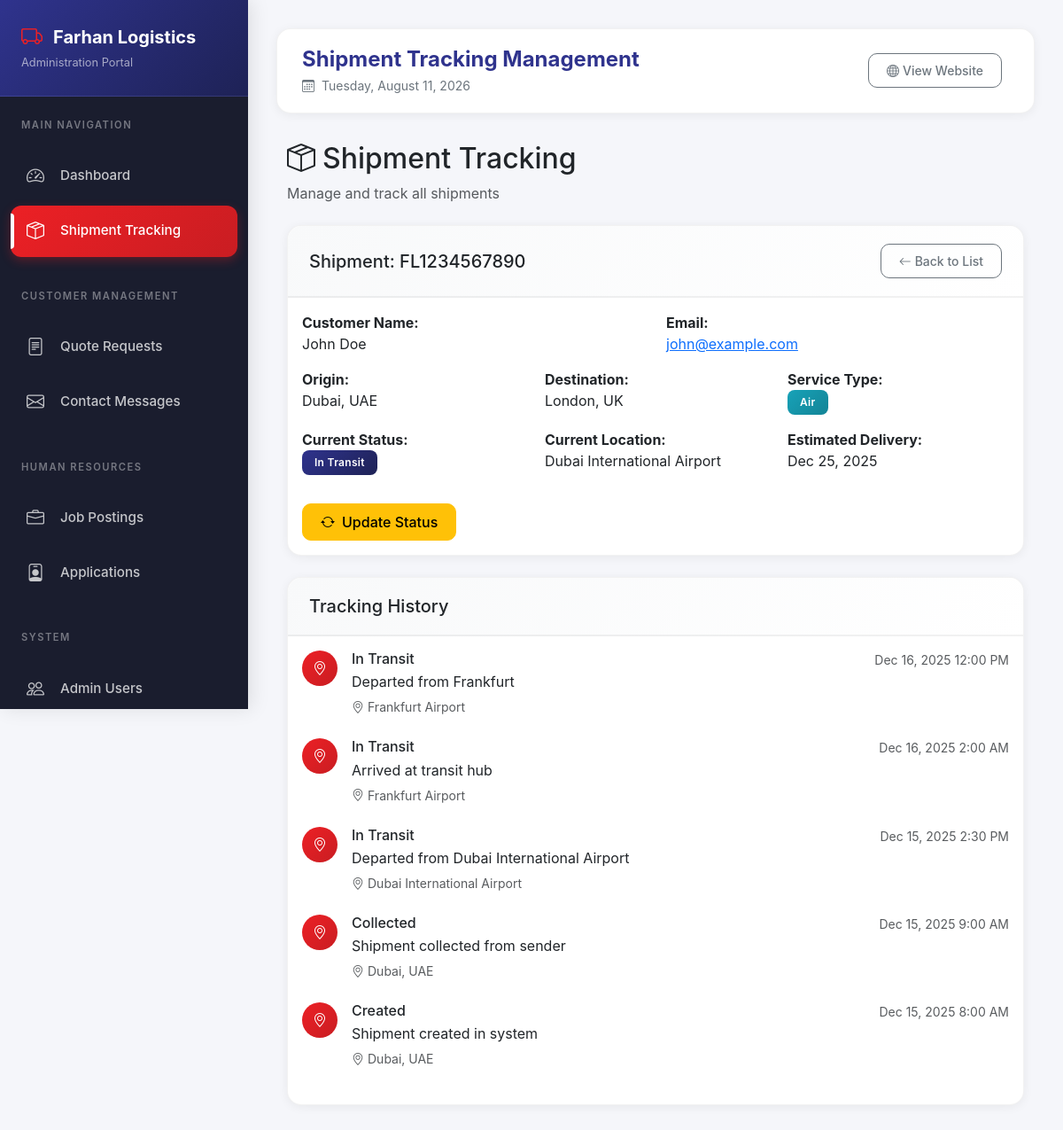
The app's page /admin/shipments?view=FL1234567890 (signed in) with its own data.
### tables this page shows
CREATE TABLE `shipment_tracking` (
  `id` int UNSIGNED NOT NULL,
  `tracking_number` varchar(50) NOT NULL,
  `customer_name` varchar(100) DEFAULT NULL,
  `customer_email` varchar(100) DEFAULT NULL,
  `origin` varchar(100) NOT NULL,
  `destination` varchar(100) NOT NULL,
  `service_type` enum('air','sea','road') NOT NULL,
  `current_status` enum('pending','collected','in_transit','customs','out_for_delivery','delivered') DEFAULT 'pending',
  `current_location` varchar(100) DEFAULT NULL,
  `estimated_delivery` date DEFAULT NULL,
  `actual_delivery` date DEFAULT NULL,
  `created_at` timestamp NULL DEFAULT CURRENT_TIMESTAMP,
  `updated_at` timestamp NULL DEFAULT CURRENT_TIMESTAMP ON UPDATE CURRENT_TIMESTAMP
);

CREATE TABLE `tracking_events` (
  `id` int UNSIGNED NOT NULL,
  `tracking_number` varchar(50) NOT NULL,
  `event_type` varchar(50) NOT NULL,
  `event_description` text NOT NULL,
  `location` varchar(100) DEFAULT NULL,
  `event_date` datetime NOT NULL,
  `created_at` timestamp NULL DEFAULT CURRENT_TIMESTAMP
);

### public_html/admin/shipments.php (the view, shortened to what this page needs)
<?php
require_once dirname(__DIR__) . '/config/db.php';
$pageTitle = 'Shipment Tracking Management';
$viewing_shipment = null;
$tracking_events = [];
if (isset($_GET['view'])) {
    $tracking_number = $_GET['view'];
    $stmt = $pdo->prepare("SELECT * FROM shipment_tracking WHERE tracking_number = ?");
    $stmt->execute([$tracking_number]);
    $viewing_shipment = $stmt->fetch(PDO::FETCH_ASSOC);
    if ($viewing_shipment) {
        $events_stmt = $pdo->prepare("SELECT * FROM tracking_events WHERE tracking_number = ? ORDER BY event_date DESC");
        $events_stmt->execute([$tracking_number]);
        $tracking_events = $events_stmt->fetchAll(PDO::FETCH_ASSOC);
    }
}
require_once __DIR__ . '/includes/header.php';
?>
<div class="container-fluid animate-in">
    <div class="row mb-4">
        <div class="col-12">
            <div class="d-flex justify-content-between align-items-center">
                <div>
                    <h2><i class="bi bi-box-seam me-2"></i>Shipment Tracking</h2>
                    <p class="text-muted mb-0">Manage and track all shipments</p>
                </div>
            </div>
        </div>
    </div>
    <?php if ($viewing_shipment): ?>
    <div class="card mb-4">
        <div class="card-header d-flex justify-content-between align-items-center">
            <h5 class="mb-0">Shipment: <?= htmlspecialchars($viewing_shipment['tracking_number']) ?></h5>
            <a href="/admin/shipments" class="btn btn-sm btn-outline-secondary">
                <i class="bi bi-arrow-left me-1"></i>Back to List
            </a>
        </div>
        <div class="card-body">
            <div class="row">
                <div class="col-md-6 mb-3">
                    <strong>Customer Name:</strong><br>
                    <?= htmlspecialchars($viewing_shipment['customer_name']) ?>
                </div>
                <div class="col-md-6 mb-3">
                    <strong>Email:</strong><br>
                    <a href="mailto:<?= htmlspecialchars($viewing_shipment['customer_email']) ?>">
                        <?= htmlspecialchars($viewing_shipment['customer_email']) ?>
                    </a>
                </div>
                <div class="col-md-4 mb-3">
                    <strong>Origin:</strong><br>
                    <?= htmlspecialchars($viewing_shipment['origin']) ?>
                </div>
                <div class="col-md-4 mb-3">
                    <strong>Destination:</strong><br>
                    <?= htmlspecialchars($viewing_shipment['destination']) ?>
                </div>
                <div class="col-md-4 mb-3">
                    <strong>Service Type:</strong><br>
                    <span class="badge bg-info"><?= ucfirst($viewing_shipment['service_type']) ?></span>
                </div>
                <div class="col-md-4 mb-3">
                    <strong>Current Status:</strong><br>
                    <?php
                    $status_colors = [
                        'pending' => 'secondary',
                        'collected' => 'info',
                        'in_transit' => 'primary',
                        'customs' => 'warning',
                        'out_for_delivery' => 'success',
                        'delivered' => 'success'
                    ];
                    $color = $status_colors[$viewing_shipment['current_status']] ?? 'secondary';
                    ?>
                    <span class="badge bg-<?= $color ?>"><?= ucwords(str_replace('_', ' ', $viewing_shipment['current_status'])) ?></span>
                </div>
                <div class="col-md-4 mb-3">
                    <strong>Current Location:</strong><br>
                    <?= htmlspecialchars($viewing_shipment['current_location']) ?>
                </div>
                <div class="col-md-4 mb-3">
                    <strong>Estimated Delivery:</strong><br>
                    <?= date('M d, Y', strtotime($viewing_shipment['estimated_delivery'])) ?>
                </div>
            </div>
            <button class="btn btn-warning mt-3" data-bs-toggle="modal" data-bs-target="#updateStatusModal">
                <i class="bi bi-arrow-repeat me-2"></i>Update Status
            </button>
        </div>
    </div>
    <div class="card">
        <div class="card-header">
            <h5 class="mb-0">Tracking History</h5>
        </div>
        <div class="card-body">
            <div class="timeline">
                <?php foreach ($tracking_events as $event): ?>
                <div class="timeline-item mb-4">
                    <div class="d-flex">
                        <div class="timeline-marker me-3">
                            <div style="width: 40px; height: 40px; border-radius: 50%; background: linear-gradient(135deg, var(--primary-red), #c91d22); display: flex; align-items: center; justify-content: center; color: white;">
                                <i class="bi bi-geo-alt"></i>
                            </div>
                        </div>
                        <div class="flex-grow-1">
                            <div class="d-flex justify-content-between">
                                <h6 class="mb-1"><?= htmlspecialchars($event['event_type']) ?></h6>
                                <small class="text-muted"><?= date('M d, Y g:i A', strtotime($event['event_date'])) ?></small>
                            </div>
                            <p class="mb-1"><?= htmlspecialchars($event['event_description']) ?></p>
                            <small class="text-muted"><i class="bi bi-geo-alt me-1"></i><?= htmlspecialchars($event['location']) ?></small>
                        </div>
                    </div>
                </div>
                <?php endforeach; ?>
            </div>
        </div>
    </div>
    <?php endif; ?>
</div>
<?php require_once __DIR__ . '/includes/footer.php'; ?>

### public_html/router.php (shortened to what this page needs)
<?php
$uri = parse_url($_SERVER['REQUEST_URI'], PHP_URL_PATH);
$uri = urldecode($uri);
$uri = rtrim($uri, '/');
$page = ltrim($uri, '/');
$page = preg_replace('/\?.*/', '', $page);
$file = __DIR__ . '/' . $page . '.php';
if (file_exists($file)) {
    include $file;
    return true;
}
return true;

### public_html/admin/includes/header.php (shortened to what this page needs)
<!DOCTYPE html>
<html lang="en">
<head>
    <link href="https://cdn.jsdelivr.net/npm/bootstrap@5.3.0/dist/css/bootstrap.min.css" rel="stylesheet">
    <link rel="stylesheet" href="https://cdn.jsdelivr.net/npm/bootstrap-icons@1.11.0/font/bootstrap-icons.css">
</head>
<body>
    <div class="sidebar">
        <div class="sidebar-brand">
            <h4><i class="bi bi-truck"></i>Farhan Logistics</h4>
            <small>Administration Portal</small>
        </div>
        <div class="sidebar-section">Main Navigation</div>
        <ul class="sidebar-menu">
            <li>
                <a href="/admin/dashboard" class="<?php echo basename($_SERVER['PHP_SELF']) == 'dashboard.php' ? 'active' : ''; ?>">
                    <i class="bi bi-speedometer2"></i>Dashboard
                </a>
            </li>
            <li>
                <a href="/admin/shipments" class="<?php echo basename($_SERVER['PHP_SELF']) == 'shipments.php' ? 'active' : ''; ?>">
                    <i class="bi bi-box-seam"></i>Shipment Tracking
                </a>
            </li>
        </ul>
        <div class="sidebar-section">Customer Management</div>
        <ul class="sidebar-menu">
            <li>
                <a href="/admin/quotes" class="<?php echo basename($_SERVER['PHP_SELF']) == 'quotes.php' ? 'active' : ''; ?>">
                    <i class="bi bi-file-text"></i>Quote Requests
                </a>
            </li>
            <li>
                <a href="/admin/contacts" class="<?php echo basename($_SERVER['PHP_SELF']) == 'contacts.php' ? 'active' : ''; ?>">
                    <i class="bi bi-envelope"></i>Contact Messages
                </a>
            </li>
        </ul>
        <div class="sidebar-section">Human Resources</div>
        <ul class="sidebar-menu">
            <li>
                <a href="/admin/jobs" class="<?php echo basename($_SERVER['PHP_SELF']) == 'jobs.php' ? 'active' : ''; ?>">
                    <i class="bi bi-briefcase"></i>Job Postings
                </a>
            </li>
            <li>
                <a href="/admin/careers" class="<?php echo basename($_SERVER['PHP_SELF']) == 'careers.php' ? 'active' : ''; ?>">
                    <i class="bi bi-person-badge"></i>Applications
                </a>
            </li>
        </ul>
        <div class="sidebar-section">System</div>
        <ul class="sidebar-menu">
            <li>
                <a href="/admin/users" class="<?php echo basename($_SERVER['PHP_SELF']) == 'users.php' ? 'active' : ''; ?>">
                    <i class="bi bi-people"></i>Admin Users
                </a>
            </li>
        </ul>
    </div>
    <div class="main-content">
        <div class="top-bar animate-in">
            <div>
                <h4 style="color: var(--primary-navy); font-weight: 700;"><?php echo $pageTitle ?? 'Admin Dashboard'; ?></h4>
                <div class="page-subtitle">
                    <i class="bi bi-calendar3 me-2"></i><?php echo date('l, F j, Y'); ?>
                </div>
            </div>
            <div>
                <a href="/" class="btn btn-outline-secondary btn-sm me-2" target="_blank">
                    <i class="bi bi-globe me-1"></i>View Website
                </a>
            </div>
        </div>

### public_html/admin/includes/footer.php (shortened to what this page needs)
    </div>
</body>
</html>

### public_html/admin/includes/header.php (style rules this page uses)
:root { --primary-navy: #2f338d; --primary-red: #ec2025; --sidebar-width: 280px; --sidebar-bg: #1a1d2e; --sidebar-hover: #252939; }
* { margin: 0; padding: 0; box-sizing: border-box; }
body { font-family: 'Inter', -apple-system, BlinkMacSystemFont, 'Segoe UI', Roboto, sans-serif; background: #f5f6fa; overflow-x: hidden; }
.sidebar { position: fixed; top: 0; left: 0; height: 100vh; width: var(--sidebar-width); background: var(--sidebar-bg); color: white; overflow-y: auto; overflow-x: hidden; z-index: 1000; box-shadow: 4px 0 20px rgba(0, 0, 0, 0.1); transition: all 0.3s ease; }
.sidebar-brand { padding: 1.75rem 1.5rem; border-bottom: 1px solid rgba(255, 255, 255, 0.08); background: linear-gradient(135deg, var(--primary-navy), #1e2256); }
.sidebar-brand h4 { font-size: 1.25rem; font-weight: 700; margin: 0; display: flex; align-items: center; color: white; }
.sidebar-brand h4 i { font-size: 1.5rem; margin-right: 0.75rem; color: var(--primary-red); }
.sidebar-brand small { display: block; margin-top: 0.25rem; color: rgba(255, 255, 255, 0.6); font-size: 0.8rem; }
.sidebar-section { padding: 1.5rem 0 0.5rem 1.5rem; font-size: 0.7rem; text-transform: uppercase; letter-spacing: 1.5px; color: rgba(255, 255, 255, 0.4); font-weight: 600; }
.sidebar-menu { list-style: none; padding: 0.5rem 0; margin: 0; }
.sidebar-menu li { margin: 0.25rem 0.75rem; }
.sidebar-menu li a { display: flex; align-items: center; padding: 0.875rem 1rem; color: rgba(255, 255, 255, 0.75); text-decoration: none; transition: all 0.3s ease; border-radius: 12px; font-size: 0.95rem; font-weight: 500; position: relative; }
.sidebar-menu li a.active { background: linear-gradient(135deg, var(--primary-red), #c91d22); color: white; box-shadow: 0 4px 12px rgba(236, 32, 37, 0.3); }
.sidebar-menu li a.active::before { content: ''; position: absolute; left: 0; top: 50%; transform: translateY(-50%); width: 4px; height: 70%; background: white; border-radius: 0 4px 4px 0; }
.sidebar-menu li a i { margin-right: 1rem; font-size: 1.25rem; width: 24px; text-align: center; }
.main-content { margin-left: var(--sidebar-width); padding: 2rem; min-height: 100vh; transition: all 0.3s ease; }
.top-bar { background: white; padding: 1.25rem 1.75rem; border-radius: 16px; box-shadow: 0 2px 12px rgba(0, 0, 0, 0.06); margin-bottom: 2rem; display: flex; justify-content: space-between; align-items: center; border: 1px solid rgba(0, 0, 0, 0.05); }
.top-bar h4 { font-size: 1.5rem; margin: 0; }
.page-subtitle { color: #6c757d; font-size: 0.875rem; margin-top: 0.25rem; }
.card { border: none; border-radius: 16px; box-shadow: 0 2px 12px rgba(0, 0, 0, 0.06); border: 1px solid rgba(0, 0, 0, 0.05); transition: all 0.3s ease; }
.card-header { background: linear-gradient(135deg, #f8f9fa, #ffffff); border-bottom: 2px solid rgba(0, 0, 0, 0.05); padding: 1.25rem 1.5rem; border-radius: 16px 16px 0 0 !important; }
.btn { border-radius: 10px; padding: 0.5rem 1.25rem; font-weight: 500; transition: all 0.3s ease; }
.badge { padding: 0.5rem 0.875rem; border-radius: 8px; font-weight: 600; font-size: 0.75rem; letter-spacing: 0.3px; }
.badge.bg-info { background: linear-gradient(135deg, #17a2b8, #138496) !important; }
.badge.bg-primary { background: linear-gradient(135deg, var(--primary-navy), #1e2256) !important; }
.animate-in { animation: slideIn 0.4s ease; }

### records on screen
shipment_tracking: tracking_number "FL1234567890", customer_name "John Doe", customer_email "john@example.com", origin "Dubai, UAE", destination "London, UK", service_type "Air", current_status "In Transit", current_location "Dubai International Airport", estimated_delivery "Dec 25, 2025"
tracking_events: event_type "In Transit", event_date "Dec 16, 2025 12:00 PM", event_description "Departed from Frankfurt", location "Frankfurt Airport"
tracking_events: event_type "In Transit", event_date "Dec 16, 2025 2:00 AM", event_description "Arrived at transit hub", location "Frankfurt Airport"
tracking_events: event_type "In Transit", event_date "Dec 15, 2025 2:30 PM", event_description "Departed from Dubai International Airport", location "Dubai International Airport"
tracking_events: event_type "Collected", event_date "Dec 15, 2025 9:00 AM", event_description "Shipment collected from sender", location "Dubai, UAE"
tracking_events: event_type "Created", event_date "Dec 15, 2025 8:00 AM", event_description "Shipment created in system", location "Dubai, UAE"

### other values on screen
$pageTitle "Shipment Tracking Management"
